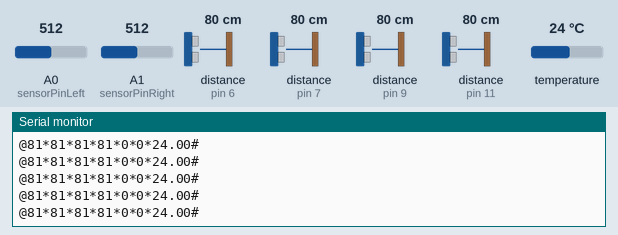
A sketch run on a simulated Arduino Uno, built with avr-gcc and run on an emulated ATmega328P. On the bench: the last lines printed to the serial monitor. The inputs (shaded band) are chosen by the test bench; at power-on: distance to the obstacle (sensors on pin 7, pin 6, pin 9, pin 11) 80 cm, A0 (sensorPinLeft) = 512, A1 (sensorPinRight) = 512, temperature 24 °C. The echo pulse lasts 58.3 µs per cm.

Above: at 15.2 s.
15.3 s: distance to the obstacle (sensor on pin 7) set to 11 cm
At 15.9 s:
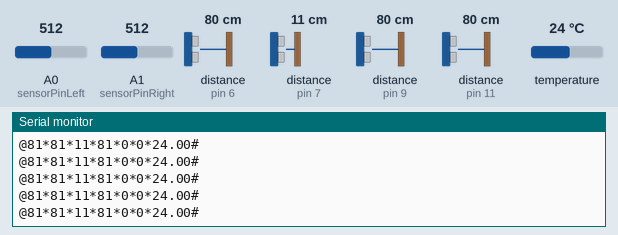
29.3 s: distance to the obstacle (sensor on pin 7) set to 8 cm
At 30.0 s:
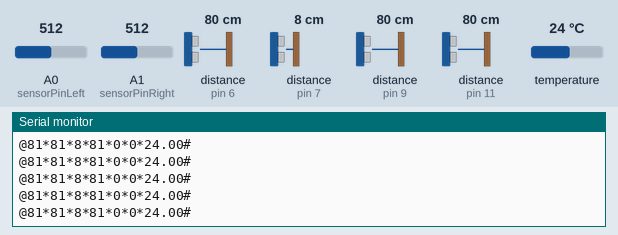
Timing chart, 0 to 32.3 s (numbered marks = the images above; inputs shaded):
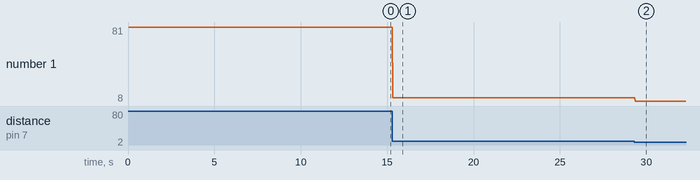

Measured:
- after the input at 15.3 s, the serial monitor: prints a new line at once (image 1)
- after the input at 29.3 s, the serial monitor: prints a new line after 0.06 s (image 2)
- plotted number 1: 81 → 11 after the input at 15.3 s, 11 → 8 after the input at 29.3 s

The sketch:

sonar_w_encoder_w_temp.ino
```cpp
///////////////sonar parameters////////////
#include <OneWire.h>
#include <NewPing.h>
#include <math.h>
#define TRIGGER_PIN 12
#define ECHO_PIN 11
#define TRIGGER_PIN_LEFT 10
#define ECHO_PIN_LEFT 9
#define TRIGGER_PIN_RIGHT 8
#define ECHO_PIN_RIGHT 7
#define TRIGGER_PIN_DOWN 5
#define ECHO_PIN_DOWN 6
#define MAX_DISTANCE 200
NewPing sonar(TRIGGER_PIN, ECHO_PIN, MAX_DISTANCE);
NewPing sonarLeft(TRIGGER_PIN_LEFT, ECHO_PIN_LEFT, MAX_DISTANCE);
NewPing sonarRight(TRIGGER_PIN_RIGHT, ECHO_PIN_RIGHT, MAX_DISTANCE);
NewPing sonarDown(TRIGGER_PIN_DOWN, ECHO_PIN_DOWN, MAX_DISTANCE);
float distance;
float distance_LEFT;
float distance_RIGHT;
float distance_DOWN;
float allDistances[]={0,0,0,0,0};
float allDistancesRight[]={0,0,0,0,0};
float allDistancesLeft[]={0,0,0,0,0};
float allDistancesDown[]={0,0,0,0,0};
/////////end sonar parameters///////////

/////encoder parameters///////////
int sensorPinLeft = 0,sensorPinRight = 1; //analog pin 0
int aktinaLeft=0,aktinaRight=0;
int prevActinaLeft=0,prevActinaRight=0;
int aktinesLeft=5,aktinesRight=5;
int strofesLeft=0,strofesRight=0;
int averageDistanceLeft=500,averageDistanceRight=500;
/////end encoder parameters///////////

void setup(){
  Serial.begin(9600);
}
////ΜΕΤΑΒΛΗΤΕΣ ΘΕΡΜΟΚΡΑΣΙΑΣ
  OneWire  ds(13);
int delayTemparature=0;////Η ΘΕΡΜΟΚΡΑΣΙΑ ΓΙΑ ΝΑ ΔΩΣΕΙ ΑΠΟΤΕΛΕΣΜΑΤΑ ΚΑΝΕΙ 750 ms
int delayAll=5;///ΤΟ DELAY ΠΟΥ ΔΙΝΟΥΜΕ ΓΙΑ ΤΟ ΟΛΙΚΟ SKETCH
float temperature=999;///ΕΔΩ ΘΑ ΔΙΝΕΤΑΙ Η ΘΕΡΜΟΚΡΑΣΙΑ, ΘΑ ΑΛΛΑΖΕΙ ΚΑΘΕ 1000 ms
void loop(){
/////////////encoder///////////////////////////////////////////
//////////LEFT///////////////

  /////ΤΡΕΧΟΥΜΕ ΤΗΝ ΔΙΑΔΙΚΑΣΙΑ ΘΕΡΜΟΚΡΑΣΙΑΣ ΚΑΘΕ 1000 ms
  /////ΑΓΝΩΣΤΟ ΑΝ ΜΑΣ ΜΠΛΟΚΑΡΕΙ ΓΙΑ 750 ms
  if (delayTemparature==0 )
  {

    //Serial.println("write Temp");
    writeTemp();
  }
  delayTemparature=delayTemparature+delayAll;
  if (delayTemparature==1000 )
  {
    //Serial.print("read Temp:");
    delayTemparature=0;
    temperature=getTemp();
    //Serial.println(temperature);
  }

  /////left wheeel it's actually the right one//////////
  int valLeft = analogRead(sensorPinLeft);
  if ( valLeft>90 /*&& prevActinaLeft>averageDistanceLeft*/ )
  {aktinaLeft=0;}
  else
  {aktinaLeft=1;}
  /*
  {aktinaLeft++;}
  if ( aktinesLeft==aktinaLeft )
  {
    aktinaLeft=0;
    strofesLeft++;
    Serial.print("|");
    Serial.println(strofesLeft);
  }
  */
  //Serial.println(val);
  prevActinaLeft=valLeft;


///////////////RIGHT wheel (it's actually the left one)///////////////
  int valRight = analogRead(sensorPinRight);
  if ( valRight>350 /*&& prevActinaRight>averageDistanceRight*/ )
  {aktinaRight=0;}
  else
  {aktinaRight=1;}
 // {aktinaRight++;}
  /*
  if ( aktinesRight==aktinaRight )
  {
    aktinaRight=0;
    strofesRight++;
    //Serial.print("|");
    //Serial.println(strofesRight);
  }
  */
  //Serial.println(val);
  prevActinaRight=valRight;
/////////////encoder end/////////////////////////////////

/////////////////////////////////////////////////////////////////
  //just to slow down the output - remove if trying to catch an object passing by
  delay(delayAll);

  ////////////////////sonar start///////////////////////
  int uS = sonar.ping();
  int uS_LEFT = sonarLeft.ping();
  int uS_RIGHT = sonarRight.ping();
  int uS_DOWN = sonarDown.ping();
  float distance=uS / US_ROUNDTRIP_CM;
  float distance_LEFT=uS_LEFT / US_ROUNDTRIP_CM;
  float distance_RIGHT=uS_RIGHT / US_ROUNDTRIP_CM;
  float distance_DOWN=uS_DOWN / US_ROUNDTRIP_CM;
  int dist;
  int distLEFT;
  int distRIGHT;
  int distDOWN;

   dist = round(distance);
   distLEFT = round(distance_LEFT);
   distRIGHT = round(distance_RIGHT);
   distDOWN = round(distance_DOWN);

  ///////set protocol//////
  //////////@distance left*distance center*distance right*ακτινα bit left*ακτινα bit right#/////////////////////////

 Serial.print("@");
 Serial.print(distLEFT);
 Serial.print("*");
 Serial.print(dist);
 Serial.print("*");
 Serial.print(distRIGHT);
 Serial.print("*");
 Serial.print(distDOWN);
 Serial.print("*");

 Serial.print(aktinaLeft);
 Serial.print("*");
 Serial.print(aktinaRight);
 Serial.print("*");
 Serial.print(temperature);
 Serial.println("#");


/////////////////////sonar end////////////////////////
}
  byte data[12];
  byte addr[8];
float writeTemp()
{
  byte i;
  byte present = 0;
  byte type_s;
  float celsius;

  if ( !ds.search(addr))
  {
    //Serial.println("No more addresses.");
    //Serial.println();
    ds.reset_search();
    return 999;
  }

 /* Serial.print("ROM =");
  for( i = 0; i < 8; i++) {
    Serial.write(' ');
    Serial.print(addr[i], HEX);
  }*/

  if (OneWire::crc8(addr, 7) != addr[7])
  {
      Serial.println("CRC is not valid!");
      return 999;
  }
  //Serial.println();

  // the first ROM byte indicates which chip
  switch (addr[0]) {
    case 0x10:
     // Serial.println("  Chip = DS18S20");  // or old DS1820
      type_s = 1;
      break;
    case 0x28:
   //   Serial.println("  Chip = DS18B20");
      type_s = 0;
      break;
    case 0x22:
 //     Serial.println("  Chip = DS1822");
      type_s = 0;
      break;
    default:
      //Serial.println("Device is not a DS18x20 family device.");
      return 999;
  }

  ds.reset();
  ds.select(addr);
  ds.write(0x44, 1);        // start conversion, with parasite power on at the end
}
float getTemp()
{
  byte i;
  byte present = 0;
  byte type_s;
  float celsius;
  //delay(1000);     // maybe 750ms is enough, maybe not
  // we might do a ds.depower() here, but the reset will take care of it.

  present = ds.reset();
  ds.select(addr);
  ds.write(0xBE);         // Read Scratchpad

 // Serial.print("  Data = ");
 // Serial.print(present, HEX);
  //Serial.print(" ");
  for ( i = 0; i < 9; i++) {           // we need 9 bytes
    data[i] = ds.read();
    //Serial.print(data[i], HEX);
   // Serial.print(" ");
  }
  //Serial.print(" CRC=");
  //Serial.print(OneWire::crc8(data, 8), HEX);
  //Serial.println();

  // Convert the data to actual temperature
  // because the result is a 16 bit signed integer, it should
  // be stored to an "int16_t" type, which is always 16 bits
  // even when compiled on a 32 bit processor.
  int16_t raw = (data[1] << 8) | data[0];
  if (type_s) {
    raw = raw << 3; // 9 bit resolution default
    if (data[7] == 0x10) {
      // "count remain" gives full 12 bit resolution
      raw = (raw & 0xFFF0) + 12 - data[6];
    }
  } else {
    byte cfg = (data[4] & 0x60);
    // at lower res, the low bits are undefined, so let's zero them
    if (cfg == 0x00) raw = raw & ~7;  // 9 bit resolution, 93.75 ms
    else if (cfg == 0x20) raw = raw & ~3; // 10 bit res, 187.5 ms
    else if (cfg == 0x40) raw = raw & ~1; // 11 bit res, 375 ms
    //// default is 12 bit resolution, 750 ms conversion time
  }
  celsius = (float)raw / 16.0;
  //fahrenheit = celsius * 1.8 + 32.0;
  //Serial.print("  Temperature = ");
  //Serial.print("Temperature is :");
  //Serial.print('@');
  //Serial.print(celsius);
  //Serial.println('#');
  return celsius;
  //Serial.print(" Celsius");
  //Serial.print(fahrenheit);
  //Serial.println(" Fahrenheit");
}
```
